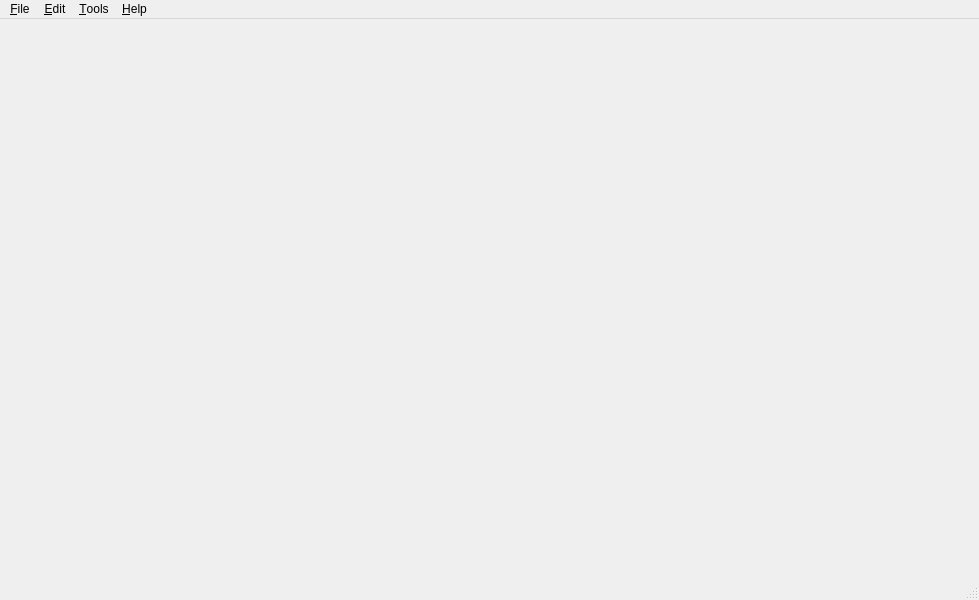
<?xml version="1.0" encoding="UTF-8"?>
<ui version="4.0">
 <class>MainWindow</class>
 <widget class="QMainWindow" name="MainWindow">
  <property name="geometry">
   <rect>
    <x>0</x>
    <y>0</y>
    <width>979</width>
    <height>600</height>
   </rect>
  </property>
  <property name="windowTitle">
   <string>MainWindow</string>
  </property>
  <widget class="QWidget" name="centralwidget"/>
  <widget class="QMenuBar" name="menubar">
   <property name="geometry">
    <rect>
     <x>0</x>
     <y>0</y>
     <width>979</width>
     <height>28</height>
    </rect>
   </property>
   <widget class="QMenu" name="menu_File">
    <property name="title">
     <string>&amp;File</string>
    </property>
    <addaction name="actionOpen"/>
    <addaction name="actionAdd_URLs"/>
    <addaction name="separator"/>
    <addaction name="actionExit"/>
   </widget>
   <widget class="QMenu" name="menu_Edit">
    <property name="title">
     <string>&amp;Edit</string>
    </property>
   </widget>
   <widget class="QMenu" name="menu_Help">
    <property name="title">
     <string>&amp;Help</string>
    </property>
    <addaction name="actionAbout"/>
    <addaction name="actionAbout_Qt"/>
    <addaction name="actionIndex"/>
   </widget>
   <widget class="QMenu" name="menu_Tools">
    <property name="title">
     <string>&amp;Tools</string>
    </property>
    <addaction name="actionMagnet"/>
    <addaction name="actionP2P"/>
   </widget>
   <addaction name="menu_File"/>
   <addaction name="menu_Edit"/>
   <addaction name="menu_Tools"/>
   <addaction name="menu_Help"/>
  </widget>
  <widget class="QStatusBar" name="statusbar"/>
  <action name="actionOpen">
   <property name="text">
    <string>Open</string>
   </property>
  </action>
  <action name="actionAdd_URLs">
   <property name="text">
    <string>Add URLs...</string>
   </property>
  </action>
  <action name="actionExit">
   <property name="text">
    <string>Exit</string>
   </property>
  </action>
  <action name="actionAbout">
   <property name="text">
    <string>About</string>
   </property>
  </action>
  <action name="actionAbout_Qt">
   <property name="text">
    <string>About Qt</string>
   </property>
  </action>
  <action name="actionIndex">
   <property name="text">
    <string>Index</string>
   </property>
  </action>
  <action name="actionMagnet">
   <property name="text">
    <string>Magnet</string>
   </property>
  </action>
  <action name="actionP2P">
   <property name="text">
    <string>P2P</string>
   </property>
  </action>
 </widget>
 <resources/>
 <connections/>
</ui>
